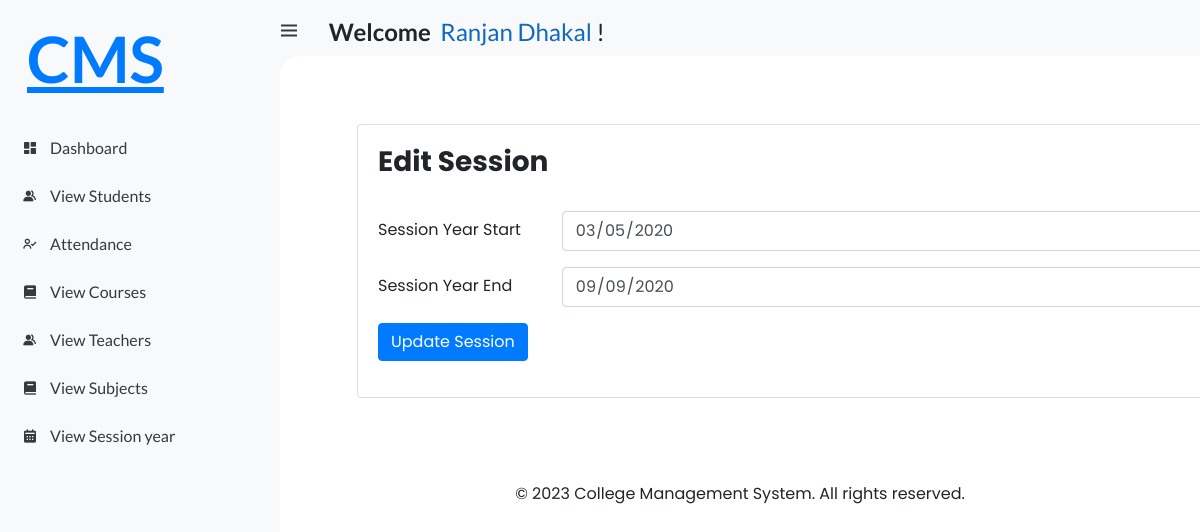
Page /hod/Session/Edit/1 (signed in) on the committed database.
### student_management_app/models.py (models this page shows, shortened)
class CustomUser(AbstractUser):
    USER = (
        (1, 'HOD'),
        (2, 'STAFF'),
        (3, 'STUDENT'),
    )
    user_type = models.CharField(choices=USER, max_length=50, default=1)
    profile_pic = models.ImageField(upload_to='media/profile_pic/')

class Session_Year(models.Model):
    session_start = models.CharField(max_length=100)
    session_end = models.CharField(max_length=100)

### student_management_system/Hod_views.py (the view)
# urls.py: path('hod/Session/Edit/<str:id>', Hod_views.Edit_Sessions, name='edit_sessions'),
@login_required(login_url='/')
def Edit_Sessions(request, id):
    session = Session_Year.objects.filter(id=id)
    context = {
        'session': session,
    }
    return render(request, 'Hod/edit_session.html', context)

### templates/Hod/edit_session.html (shortened to what this page needs)
{% extends 'index.html' %}
{% load static %}
{% block content %}
<link rel="stylesheet" href="{% static 'style/hod_styles/edit_session.css' %}">
<div class="card" >
  <div class="card-body">
    <div class="add_course">
        <h3><b>Edit Session</b></h3>
        <br>
        <form action="{% url 'update_sessions' %}" method="post">
          <div class="form-group row">
            <label class="col-sm-2 col-form-label">Session Year Start</label>
            <div class="col-sm-10">
              <input type="date" class="form-control" name="session_year_start" value="{% for i in session %}{{i.session_start}}{% endfor%}" required>
            </div>
          </div>
           <div class="form-group row">
            <label class="col-sm-2 col-form-label">Session Year End</label>
            <div class="col-sm-10">
              <input type="date" class="form-control" name="session_year_end" value="{% for i in session %}{{i.session_end}}{% endfor%}" required>
            </div>
          </div>
          <div class="form-group row">
            <div class="col-sm-10">
              <button type="submit" class="btn btn-primary">Update Session</button>
            </div>
          </div>
        </form>
    </div>
  </div>
</div>
{% endblock %}

### templates/index.html (shortened to what this page needs)
<!DOCTYPE html>
<html lang="en">
{% load static %}
{% load active_link_tags %}
<head>
	<link href='https://unpkg.com/boxicons@2.0.9/css/boxicons.min.css' rel='stylesheet'>
	<link rel="stylesheet" href="https://cdn.jsdelivr.net/npm/bootstrap@4.0.0/dist/css/bootstrap.min.css">
	<link rel="stylesheet" href="/static/css/base.css">
	<link rel="stylesheet" href="{% static 'style/index.css' %}">
	<link rel="stylesheet" href="https://cdn.jsdelivr.net/npm/bootstrap@4.0.0/dist/css/bootstrap.min.css">
</head>
<body>
	<section id="sidebar">
		<a href="{% url 'hod_home' %}" class="brand">
			<p style="margin-left: 27px;margin-top: 77px;font-size:4rem;">
				CMS
			</p>
		</a>
		{% if user.user_type == '1'%}
		<ul class="side-menu top">
			<li class="{% active_link 'hod_home' 'active' %}">
				<a href="{% url 'hod_home' %}">
					<i class='bx bxs-dashboard' ></i>
					<span class="text">Dashboard</span>
				</a>
			</li>
			<li class="{% active_link 'view_attendances' 'active' %}">
				<a href="{% url 'view_attendances' %}">
					<i class='bx bx-user-check' ></i>
					<span class="text">Attendance</span>
				</a>
			</li>
			<li class="{% active_link 'view_staffs' 'active' %}">
				<a href="{% url 'view_staffs' %}">
					<i class='bx bxs-group' ></i>
					<span class="text">Teachers</span>
				</a>
			</li>
			<li class="{% active_link 'view_students' 'active' %}">
				<a href="{% url 'view_students' %}">
					<i class='bx bxs-group' ></i>
					<span class="text">Students</span>
				</a>
			</li>
			<li class="{% active_link 'view_courses' 'active' %}">
				<a href="{% url 'view_courses' %}">
					<i class='bx bxs-book' ></i>
					<span class="text">Courses</span>
				</a>
			</li>
			<li class="{% active_link 'view_subjects' 'active' %}">
				<a href="{% url 'view_subjects' %}">
					<i class='bx bxs-book' ></i>
					<span class="text">Subjects</span>
				</a>
			</li>
			<li class="{% active_link 'view_sessions' 'active' %}">
				<a href="{% url 'view_sessions' %}">
					<i class='bx bxs-calendar' ></i>
					<span class="text">Session Year</span>
				</a>
			</li>
			<li class="{% active_link 'view_contacts' 'active' %}">
				<a href="{% url 'view_contacts' %}">
					<i class='bx bxs-contact' ></i>
					<span class="text">Contacts</span>
				</a>
			</li>
		</ul>
		{% elif user.user_type == '2'%}
		<ul class="side-menu top">
			<li class="{% active_link 'staff_home' 'active' %}">
				<a href="{% url 'staff_home' %}">
					<i class='bx bxs-dashboard' ></i>
					<span class="text">Dashboard</span>
				</a>
			</li>
			<li class="{% active_link 'feature_view_students' 'active' %}">
				<a href="{% url 'feature_view_students' %}">
					<i class='bx bxs-group' ></i>
					<span class="text">View Students</span>
				</a>
			</li>
			<li class="{% active_link 'view_staff_attendances' 'active' %}">
				<a href="{% url 'view_staff_attendances' %}">
					<i class='bx bx-user-check'></i>
					<span class="text">Attendance</span>
				</a>
			</li>
			<li class="{% active_link 'feature_view_courses' 'active' %}">
				<a href="{% url 'feature_view_courses' %}">
					<i class='bx bxs-book' ></i>
					<span class="text">View Courses</span>
				</a>
			</li>
			<li class="{% active_link 'feature_view_staffs' 'active' %}">
				<a href="{% url 'feature_view_staffs' %}">
					<i class='bx bxs-group' ></i>
					<span class="text">View Teachers</span>
				</a>
			</li>
			<li class="{% active_link 'feature_view_subjects' 'active' %}">
				<a href="{% url 'feature_view_subjects' %}">
					<i class='bx bxs-book' ></i>
					<span class="text">View Subjects</span>
				</a>
			</li>
			<li class="{% active_link 'feature_view_sessions' 'active' %}">
				<a href="{% url 'feature_view_sessions' %}">
					<i class='bx bxs-calendar' ></i>
					<span class="text">View Session year</span>
				</a>
			</li>
		</ul>
		{% endif%}
	</section>
	<section id="content">
		<nav>
			<div class="container mt-5" style="margin-top: 1rem!important;">
				<div class="row">
					<div class="col-md-6">
						<div class="top-nav-search">
							<h4 style="margin-left: -42px;">
							<i class='bx bx-menu' ></i>
								<strong>Welcome</strong>&nbsp;
								<span style="color: #1068c1;">{{user.first_name}} {{user.last_name}}</span>&nbsp;!
							</h4>
						</div>
					</div>
					<div class="col-md-6">
					</div>
				</div>
			</div>
		</nav>
		<main>
			{% block content %}
			{% endblock %}
			<br><br><br><br>
			<footer>
				<div class="container">
					<div class="row">
						<div class="col-md-12 text-center">
							<p style="margin-bottom: -7px;">&copy; 2023 College Management System. All rights reserved.</p>
						</div>
					</div>
				</div>
			</footer>
		</main>
	</section>
</body>
</html>

### static/css/base.css (style rules this page uses)
* { margin: 0; padding: 0; box-sizing: border-box; }
a { text-decoration: none; }
li { list-style: none; }
:root { --poppins: 'Poppins', sans-serif; --lato: 'Lato', sans-serif; --light: #F9F9F9; --blue: #3C91E6; --light-blue: #CFE8FF; --grey: #eee; --dark-grey: #AAAAAA; --dark: #342E37; --red: #DB504A; --yellow: #FFCE26; --light-yellow: #FFF2C6; --orange: #FD7238; --light-orange: #FFE0D3; }
html { overflow-x: hidden; }
body { background: var(--grey); overflow-x: hidden; }

### static/style/index.css (style rules this page uses)
* { margin: 0; padding: 0; box-sizing: border-box; }
a { text-decoration: none; }
li { list-style: none; }
:root { --poppins: 'Poppins', sans-serif; --lato: 'Lato', sans-serif; --light: #F9F9F9; --blue: #3C91E6; --light-blue: #CFE8FF; --grey: #eee; --dark-grey: #AAAAAA; --dark: #342E37; --red: #DB504A; --yellow: #FFCE26; --light-yellow: #FFF2C6; --orange: #FD7238; --light-orange: #FFE0D3; }
html { overflow-x: hidden; }
body { background: var(--grey); overflow-x: hidden; }
#sidebar { position: fixed; top: 0; left: 0; width: 280px; height: 100%; background: var(--light); z-index: 2000; font-family: var(--lato); transition: .3s ease; overflow-x: hidden; scrollbar-width: none; }
#sidebar .brand { font-size: 24px; font-weight: 700; height: 56px; display: flex; align-items: center; color: var(--blue); position: sticky; top: 0; left: 0; background: var(--light); z-index: 500; padding-bottom: 20px; box-sizing: content-box; }
#sidebar .side-menu { width: 100%; margin-top: 48px; }
#sidebar .side-menu li { height: 48px; background: transparent; margin-left: 6px; border-radius: 48px 0 0 48px; padding: 4px; }
#sidebar .side-menu li a { width: 100%; height: 100%; background: var(--light); display: flex; align-items: center; border-radius: 48px; font-size: 16px; color: var(--dark); white-space: nowrap; overflow-x: hidden; }
#sidebar .side-menu li a .bx { min-width: calc(60px - ((4px + 6px) * 2)); display: flex; justify-content: center; }
#content { position: relative; width: calc(100% - 280px); left: 280px; transition: .3s ease; }
#content nav { height: 56px; background: var(--light); padding: 0 24px; display: flex; align-items: center; grid-gap: 24px; font-family: var(--lato); position: sticky; top: 0; left: 0; z-index: 1000; }
#content nav::before { content: ''; position: absolute; width: 40px; height: 40px; bottom: -40px; left: 0; border-radius: 50%; box-shadow: -20px -20px 0 var(--light); }
#content nav .bx.bx-menu { cursor: pointer; color: var(--dark); }
#content main { width: 100%; padding: 36px 24px; font-family: var(--poppins); max-height: calc(100vh - 56px); overflow-y: auto; }
.container { margin-top: -12px; }

### static/style/hod_styles/edit_session.css (style rules this page uses)
.card { width: 1115px; margin-left: 53px; margin-top: 2rem; }

### rows in the picture
CustomUser: first_name "Ranjan", last_name "Dhakal"
Session_Year: session_year_start "03/05/2020", session_year_end "09/09/2020"
